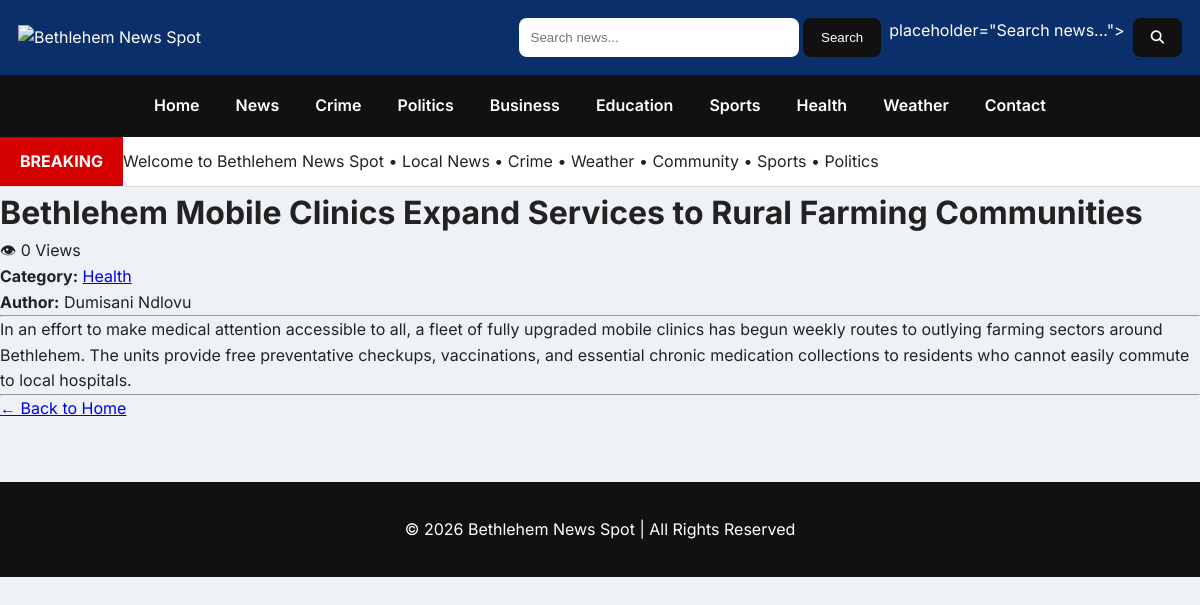
Page /article/9 on the earlier database version.
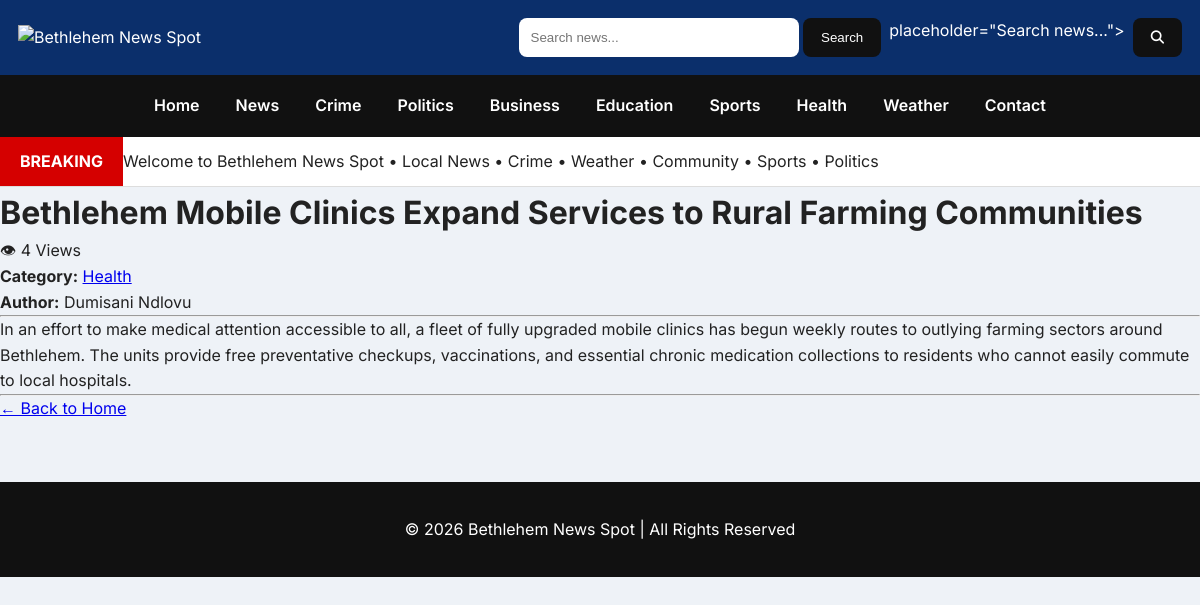
Same page on the later database version.
### models/article.py (models this page shows)
class Article(db.Model):
    __tablename__ = "articles"
    id = db.Column(db.Integer, primary_key=True)
    title = db.Column(db.String(200), nullable=False)
    summary = db.Column(db.String(500), nullable=False)
    content = db.Column(db.Text, nullable=False)
    category = db.Column(db.String(100), nullable=False)
    author = db.Column(db.String(100), nullable=False)
    image = db.Column(db.String(255))
    breaking = db.Column(db.Boolean, default=False)
    featured = db.Column(db.Boolean, default=False)
    views = db.Column(db.Integer, default=0)
    created_at = db.Column(db.DateTime, default=datetime.utcnow)

### routes/articles.py (the view)
@articles_bp.route("/article/<int:article_id>")
def article(article_id):
    article = get_article_by_id(article_id)
    increase_views(article)
    if article is None:
        abort(404)
    increase_views(article)
    return render_template(
        "article.html",
        article=article
    )

### services/article_service.py (called while the page is built)
def get_article_by_id(article_id):
    return db.session.get(Article, article_id)

def increase_views(article):
    article.views += 1
    db.session.commit()

### templates/article.html (shortened to what this page needs)
{% extends "base.html" %}
{% block content %}
<h1>{{ article.title }}</h1>
<p>
👁 {{ article.views }} Views
</p>
<p><strong>Category:</strong> <a href="{{ url_for('articles.category', category=article.category) }}">{{ article.category }}</a></p>
<p><strong>Author:</strong> {{ article.author }}</p>
<hr>
<p>{{ article.content }}</p>
<hr>
<p>
    <a href="{{ url_for('home.index') }}">
        ← Back to Home
    </a>
</p>
{% endblock %}

### templates/base.html (shortened to what this page needs)
<!DOCTYPE html>
<html lang="en">
<head>
    <link rel="stylesheet" href="{{ url_for('static', filename='css/main.css') }}">
    <link rel="stylesheet"
          href="https://cdnjs.cloudflare.com/ajax/libs/font-awesome/6.5.2/css/all.min.css">
</head>
<body>
    <header>
        <div class="top-bar">
            <div class="logo">
                <img src="{{ url_for('static', filename='images/logo.png') }}"
                     alt="Bethlehem News Spot">
            </div>
            <div class="search-box">
<form action="{{ url_for('articles.search') }}" method="GET">
    <input
        type="text"
        name="q"
        placeholder="Search news..."
    >
    <button type="submit">
        Search
    </button>
</form>                       placeholder="Search news...">
                <button>
                    <i class="fa-solid fa-magnifying-glass"></i>
                </button>
            </div>
        </div>
        <nav>
            <a href="/">Home</a>
            <a href="/news">News</a>
            <a href="/crime">Crime</a>
            <a href="/politics">Politics</a>
            <a href="/business">Business</a>
            <a href="/education">Education</a>
            <a href="/sports">Sports</a>
            <a href="/health">Health</a>
            <a href="/weather">Weather</a>
            <a href="/contact">Contact</a>
        </nav>
    </header>
    <section class="breaking-news">
        <span>BREAKING</span>
        <marquee>
            Welcome to Bethlehem News Spot • Local News • Crime • Weather • Community • Sports • Politics
        </marquee>
    </section>
    <main>
        {% block content %}
        {% endblock %}
    </main>
    <footer>
        <p>
            © 2026 Bethlehem News Spot | All Rights Reserved
        </p>
    </footer>
</body>
</html>

### static/css/main.css (style rules this page uses)
* { margin:0; padding:0; box-sizing:border-box; }
body { font-family:'Inter',sans-serif; background:#eef2f7; color:#222; line-height:1.6; }
header { background:#0b2f6b; color:white; box-shadow:0 3px 12px rgba(0,0,0,.18); }
.top-bar { max-width:1300px; margin:auto; display:flex; justify-content:space-between; align-items:center; padding:18px; }
.logo img { height:70px; }
.search-box { display:flex; gap:8px; }
.search-box input { width:280px; padding:12px; border:none; border-radius:8px; }
.search-box button { background:#111; color:white; border:none; border-radius:8px; padding:12px 18px; cursor:pointer; }
nav { background:#111; display:flex; justify-content:center; flex-wrap:wrap; }
nav a { color:white; text-decoration:none; padding:18px; font-weight:600; transition:.3s; }
.breaking-news { display:flex; align-items:center; background:white; border-bottom:1px solid #ddd; }
.breaking-news span { background:#d50000; color:white; padding:12px 20px; font-weight:bold; }
footer { background:#111; color:white; text-align:center; padding:35px; margin-top:60px; }

Differences in the rows shown:
changed Article "Bethlehem Mobile Clinics Expand Services to Rural Farming Communities": views "0" → "4"
